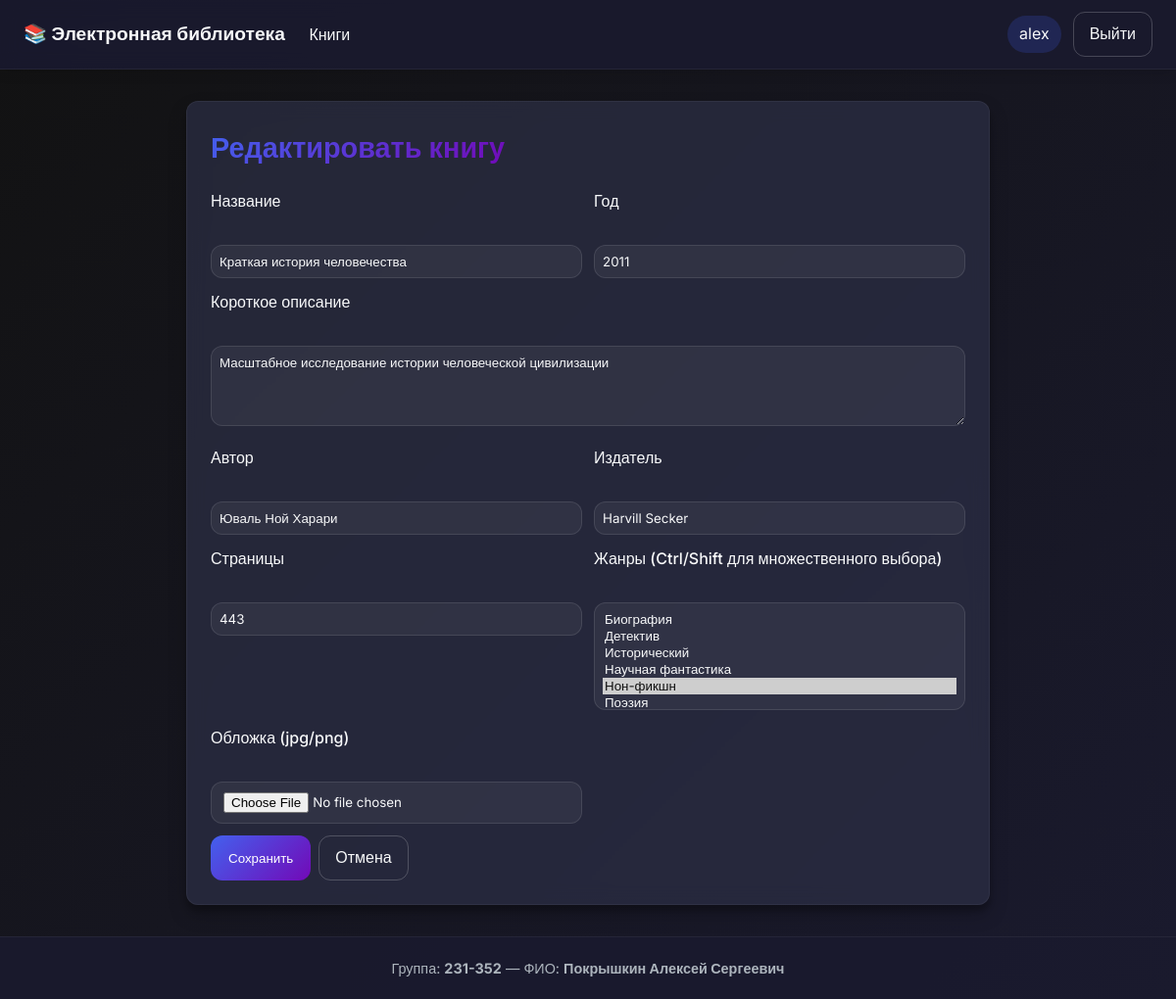
Page /book/17/edit (signed in) on the committed database.
### tables this page shows
CREATE TABLE users (
  id INTEGER PRIMARY KEY AUTOINCREMENT,
  username TEXT NOT NULL UNIQUE,
  password_hash TEXT NOT NULL,
  last_name TEXT NOT NULL,
  first_name TEXT NOT NULL,
  middle_name TEXT,
  role_id INTEGER NOT NULL,
  FOREIGN KEY (role_id) REFERENCES roles(id) ON DELETE RESTRICT
);

CREATE TABLE books (
  id INTEGER PRIMARY KEY AUTOINCREMENT,
  title TEXT NOT NULL,
  short_description TEXT NOT NULL,
  year INTEGER NOT NULL,
  publisher TEXT NOT NULL,
  author TEXT NOT NULL,
  pages INTEGER NOT NULL
);

### app/books.py (the view, shortened to what this page needs)
@bp.route('/book/<int:book_id>/edit', methods=['GET', 'POST'])
@roles_required('админ', 'модератор')
def book_edit(book_id):
    db = get_db()
    book = db.execute('SELECT * FROM books WHERE id = ?', (book_id,)).fetchone()
    if book is None:
        flash('Книга не найдена', 'error')
        return redirect(url_for('books.index'))
    genres_all = db.execute('SELECT id, name FROM genres ORDER BY name').fetchall()
    current_genres = [str(row['genre_id']) for row in db.execute('SELECT genre_id FROM book_genres WHERE book_id = ?', (book_id,)).fetchall()]
    return render_template('book_form.html', genres=genres_all, form=book, action='edit', book=book, current_genres=current_genres)

### app/auth.py (called while the page is built)
@bp.before_app_request
def load_logged_in_user():
    user_id = session.get('user_id')
    if user_id is None:
        g.user = None
        g.user_role = None
    else:
        db = get_db()
        user = db.execute(
            'SELECT u.id, u.username, u.last_name, u.first_name, u.middle_name, r.name as role_name '
            'FROM users u JOIN roles r ON u.role_id = r.id WHERE u.id = ?',
            (user_id,)
        ).fetchone()
        g.user = user
        g.user_role = user['role_name'] if user else None

def roles_required(*allowed_role_names):
    def decorator(view):
        @wraps(view)
        def wrapped_view(**kwargs):
            if g.get('user') is None:
                flash('Для выполнения данного действия необходимо пройти процедуру аутентификации', 'error')
                return redirect(url_for('auth.login', next=request.path))
            role = g.get('user_role')
            if role not in allowed_role_names:
                flash('У вас недостаточно прав для выполнения данного действия', 'error')
                return redirect(url_for('books.index'))
            return view(**kwargs)
        return wrapped_view
    return decorator

### app/db.py (called while the page is built)
def get_db():
    if 'db' not in g:
        g.db = sqlite3.connect(
            current_app.config['DATABASE'],
            detect_types=sqlite3.PARSE_DECLTYPES
        )
        g.db.row_factory = sqlite3.Row
    return g.db

### app/templates/book_form.html (shortened to what this page needs)
{% extends "base.html" %}
{% block content %}
<div class="card" style="max-width:820px; margin:0 auto;">
  {% if action == 'add' %}
    <h2>Добавить книгу</h2>
    <form method="post" enctype="multipart/form-data">
  {% else %}
    <h2>Редактировать книгу</h2>
    <form method="post" enctype="multipart/form-data">
  {% endif %}
    <div style="display:grid; grid-template-columns:1fr 1fr; gap:12px;">
      <div>
        <label>Название</label><br/>
        <input name="title" required style="width:100%; padding:8px;" value="{{ form.title if form else (book.title if book else '') }}">
      </div>
      <div>
        <label>Год</label><br/>
        <input name="year" required style="width:100%; padding:8px;" value="{{ form.year if form else (book.year if book else '') }}">
      </div>
      <div style="grid-column:1/3;">
        <label>Короткое описание</label><br/>
        <textarea name="short_description" required style="width:100%; padding:8px;" rows="4">{{ form.short_description if form else (book.short_description if book else '') }}</textarea>
      </div>
      <div>
        <label>Автор</label><br/>
        <input name="author" required style="width:100%; padding:8px;" value="{{ form.author if form else (book.author if book else '') }}">
      </div>
      <div>
        <label>Издатель</label><br/>
        <input name="publisher" required style="width:100%; padding:8px;" value="{{ form.publisher if form else (book.publisher if book else '') }}">
      </div>
      <div>
        <label>Страницы</label><br/>
        <input name="pages" required style="width:100%; padding:8px;" value="{{ form.pages if form else (book.pages if book else '') }}">
      </div>
      <div>
        <label>Жанры (Ctrl/Shift для множественного выбора)</label><br/>
        <select name="genres" multiple style="width:100%; padding:8px; min-height:110px;">
          {% for g in genres %}
            {% set gid = g['id']|string %}
            <option value="{{ g['id'] }}" {% if (current_genres is defined and gid in current_genres) or (form and (g['id']|string) in (form.getlist('genres') if form.getlist else []) ) %}selected{% endif %}>{{ g['name'] }}</option>
          {% endfor %}
        </select>
      </div>
      <div>
        <label>Обложка (jpg/png)</label><br/>
        <input type="file" name="cover" accept="image/*">
      </div>
    </div>
    <div style="margin-top:12px; display:flex; gap:8px;">
      <button class="btn" type="submit">{% if action=='add' %}Добавить{% else %}Сохранить{% endif %}</button>
      <a class="btn-ghost" href="{{ url_for('books.index') }}">Отмена</a>
    </div>
  </form>
</div>
{% endblock %}

### app/templates/base.html (shortened to what this page needs)
<!doctype html>
<html lang="ru">
<head>
</head>
<body>
  <div class="navbar">
    <div class="nav-left">
      <a href="{{ url_for('books.index') }}" style="font-size:1.2rem; font-weight:700;">📚 Электронная библиотека</a>
      <a href="{{ url_for('books.index') }}">Книги</a>
    </div>
    <div class="nav-right">
      {% if session.get('user_id') %}
        <span style="background: rgba(67, 97, 238, 0.2); padding: 6px 12px; border-radius: 20px;">{{ session.get('full_name') }}</span>
        <a class="btn-ghost" href="{{ url_for('auth.logout') }}">Выйти</a>
      {% else %}
        <a class="btn" href="{{ url_for('auth.login') }}">Войти</a>
      {% endif %}
    </div>
  </div>
  <div class="container">
    {% block content %}{% endblock %}
  </div>
  <footer>
    Группа: <strong>231-352</strong> — ФИО: <strong>Покрышкин Алексей Сергеевич </strong><br/>
  </footer>
</body>
</html>

### app/templates/base.html (style rules this page uses)
:root { --primary: #4361ee; --primary-dark: #3a56d4; --secondary: #7209b7; --dark: #1a1a2e; --darker: #121212; --dark-light: #2d3047; --light: #f8f9fa; --gray: #6c757d; --gray-light: #adb5bd; --success: #4bb543; --danger: #e74c3c; --warning: #f39c12; --border-radius: 12px; --shadow: 0 10px 20px rgba(0,0,0,0.19), 0 6px 6px rgba(0,0,0,0.23); --transition: all 0.3s ease; }
* { box-sizing: border-box; }
body { font-family: 'Inter', Arial, sans-serif; margin: 0; padding: 0; background: linear-gradient(135deg, var(--darker) 0%, var(--dark) 100%); color: var(--light); font-size: 1rem; line-height: 1.6; min-height: 100vh; }
.navbar { background: rgba(26, 26, 46, 0.95); backdrop-filter: blur(10px); color: var(--light); padding: 12px 24px; display: flex; align-items: center; justify-content: space-between; box-shadow: 0 4px 12px rgba(0,0,0,0.1); position: sticky; top: 0; z-index: 100; border-bottom: 1px solid rgba(255,255,255,0.05); }
.nav-left a, .nav-left span { color: var(--light); margin-right: 20px; text-decoration: none; font-weight: 500; transition: var(--transition); position: relative; }
.nav-left a::after { content: ''; position: absolute; width: 0; height: 2px; bottom: -5px; left: 0; background-color: var(--primary); transition: var(--transition); }
.nav-right { display: flex; align-items: center; gap: 12px; }
.container { max-width: 1200px; margin: 32px auto; padding: 0 20px; }
.card { background: rgba(45, 48, 71, 0.7); backdrop-filter: blur(10px); color: var(--light); padding: 24px; border-radius: var(--border-radius); box-shadow: var(--shadow); border: 1px solid rgba(255,255,255,0.05); transition: var(--transition); }
footer { margin-top: 32px; padding: 20px 24px; text-align: center; color: var(--gray-light); background: rgba(26, 26, 46, 0.9); font-size: 0.9rem; border-top: 1px solid rgba(255,255,255,0.05); }
.btn { background: linear-gradient(135deg, var(--primary) 0%, var(--secondary) 100%); color: white; padding: 10px 18px; border-radius: var(--border-radius); text-decoration: none; border: none; cursor: pointer; font-weight: 500; transition: var(--transition); display: inline-flex; align-items: center; justify-content: center; gap: 6px; }
.btn-ghost { background: transparent; border: 1px solid rgba(255,255,255,0.2); color: var(--light); padding: 9px 16px; border-radius: var(--border-radius); text-decoration: none; transition: var(--transition); }
form textarea, form input, select { background: rgba(255,255,255,0.05); color: var(--light); border: 1px solid rgba(255,255,255,0.1); border-radius: var(--border-radius); padding: 10px 12px; width: 100%; transition: var(--transition); font-family: 'Inter', Arial, sans-serif; }
form label { display: block; margin-bottom: 6px; font-weight: 500; }
form button { font-family: 'Inter', Arial, sans-serif; }
a { color: var(--primary); text-decoration: none; transition: var(--transition); }
h1, h2, h3, h4, h5, h6 { font-weight: 600; margin-top: 0; }
h2 { font-size: 1.8rem; margin-bottom: 1.2rem; background: linear-gradient(135deg, var(--primary) 0%, var(--secondary) 100%); -webkit-background-clip: text; -webkit-text-fill-color: transparent; display: inline-block; }

### rows in the picture
users: get "alex"
books: title "Краткая история человечества", year "2011", short_description "Масштабное исследование истории человеческой цивилизации", author "Юваль Ной Харари", publisher "Harvill Secker", pages "443"

### other values in the picture
form field genres "Биография / Детектив / Исторический / Научная фантастика / Нон-фикшн ☑ / Поэзия"
